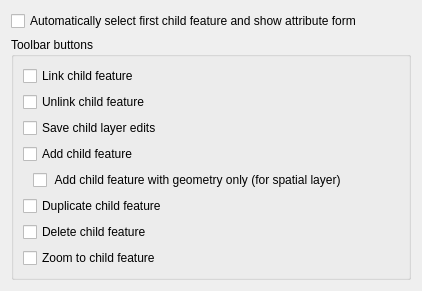
<?xml version="1.0" encoding="UTF-8"?>
<ui version="4.0">
 <class>QgsRelationEditorConfigWidgetBase</class>
 <widget class="QWidget" name="QgsRelationEditorConfigWidgetBase">
  <property name="geometry">
   <rect>
    <x>0</x>
    <y>0</y>
    <width>422</width>
    <height>272</height>
   </rect>
  </property>
  <property name="windowTitle">
   <string>Attribute Widget Relation Edit Widget</string>
  </property>
  <layout class="QVBoxLayout" name="verticalLayout">
   <item>
    <widget class="QCheckBox" name="mShowFirstFeature">
     <property name="toolTip">
      <string>Unchecking this can lead to faster loading time of attribute forms and avoid unnecessary queries.</string>
     </property>
     <property name="text">
      <string>Automatically select first child feature and show attribute form</string>
     </property>
    </widget>
   </item>
   <item>
    <widget class="QGroupBox" name="mButtonsVisibility">
     <property name="sizePolicy">
      <sizepolicy hsizetype="Preferred" vsizetype="Preferred">
       <horstretch>0</horstretch>
       <verstretch>4</verstretch>
      </sizepolicy>
     </property>
     <property name="title">
      <string>Toolbar buttons</string>
     </property>
     <layout class="QVBoxLayout" name="verticalLayout_2">
      <item>
       <widget class="QCheckBox" name="mRelationShowLinkCheckBox">
        <property name="text">
         <string>Link child feature</string>
        </property>
       </widget>
      </item>
      <item>
       <widget class="QCheckBox" name="mRelationShowUnlinkCheckBox">
        <property name="text">
         <string>Unlink child feature</string>
        </property>
       </widget>
      </item>
      <item>
       <widget class="QCheckBox" name="mRelationShowSaveChildEditsCheckBox">
        <property name="text">
         <string>Save child layer edits</string>
        </property>
       </widget>
      </item>
      <item>
       <widget class="QCheckBox" name="mRelationShowAddChildCheckBox">
        <property name="text">
         <string>Add child feature</string>
        </property>
       </widget>
      </item>
      <item>
       <layout class="QHBoxLayout" name="horizontalLayout">
        <item>
         <spacer name="horizontalSpacer">
          <property name="orientation">
           <enum>Qt::Horizontal</enum>
          </property>
          <property name="sizeType">
           <enum>QSizePolicy::Fixed</enum>
          </property>
          <property name="sizeHint" stdset="0">
           <size>
            <width>10</width>
            <height>20</height>
           </size>
          </property>
         </spacer>
        </item>
        <item>
         <widget class="QCheckBox" name="mAddFeatureWithGeometryOnly">
          <property name="toolTip">
           <string>&lt;html&gt;&lt;head/&gt;&lt;body&gt;&lt;p&gt;If checked it is not possible to add a feature whitout geometry to a spatial layer. Otherwise two &amp;quot;Add child feature&amp;quot; buttons are showed with and without geometry.&lt;/p&gt;&lt;/body&gt;&lt;/html&gt;</string>
          </property>
          <property name="text">
           <string> Add child feature with geometry only (for spatial layer)</string>
          </property>
         </widget>
        </item>
       </layout>
      </item>
      <item>
       <widget class="QCheckBox" name="mRelationShowDuplicateChildFeatureCheckBox">
        <property name="text">
         <string>Duplicate child feature</string>
        </property>
       </widget>
      </item>
      <item>
       <widget class="QCheckBox" name="mRelationDeleteChildFeatureCheckBox">
        <property name="text">
         <string>Delete child feature</string>
        </property>
       </widget>
      </item>
      <item>
       <widget class="QCheckBox" name="mRelationShowZoomToFeatureCheckBox">
        <property name="text">
         <string>Zoom to child feature</string>
        </property>
       </widget>
      </item>
     </layout>
    </widget>
   </item>
  </layout>
 </widget>
 <resources/>
 <connections/>
</ui>
